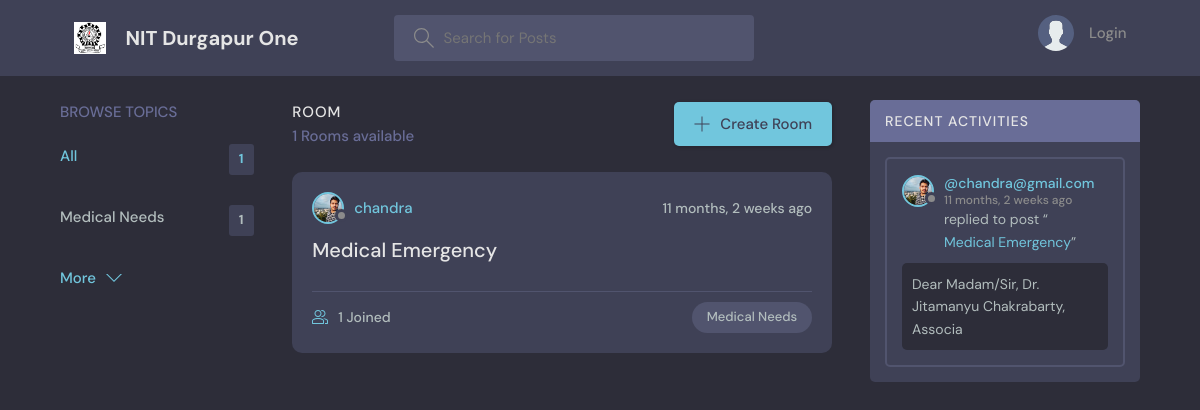
The page / on the database its author committed.
### base/models.py (models this page shows, shortened)
class Topic(models.Model):
    name = models.CharField(max_length=200)

class Room(models.Model):
    host = models.ForeignKey(User,on_delete=models.SET_NULL,null = True)
    topic = models.ForeignKey(Topic,on_delete=models.SET_NULL,null = True)
    name = models.CharField(max_length=200)
    description = models.TextField(null=True,blank=True)
    participants = models.ManyToManyField(User,related_name='participants',blank=True)
    updated = models.DateTimeField(auto_now = True)
    created = models.DateTimeField(auto_now_add = True)
    class Meta:
        ordering =['-updated','-created']
    def __str__(self):
        return self.name

class User(AbstractUser):
    name = models.CharField(max_length=200,null=True)
    email = models.EmailField(unique=True,null=True)
    bio = models.TextField(null=True)
    avatar = models.ImageField(null=True,default='avatar.svg')
    USERNAME_FIELD = 'email'
    REQUIRED_FIELDS = []

class Message(models.Model):
    user = models.ForeignKey(User,on_delete=models.CASCADE)
    room = models.ForeignKey(Room,on_delete=models.CASCADE)
    body = models.TextField()
    updated = models.DateTimeField(auto_now=True)
    created = models.DateTimeField(auto_now_add = True)
    class Meta:
        ordering =['-updated','-created']
    def __str__(self):
        return self.body[0:50]

### base/views.py (the view)
# urls.py: path('',views.home,name="home"),
def home(request):
    q = request.GET.get('q') if request.GET.get('q') != None else ''
    rooms = Room.objects.filter(
        Q(topic__name__icontains=q) |
        Q(name__icontains=q) |
        Q(description__icontains=q)
        )
    topics = Topic.objects.all()[0:5]
    room_count = rooms.count()
    room_messages = Message.objects.all().filter(Q(room__topic__name__icontains=q))
    context = {'rooms':rooms,'topics':topics,'room_count':room_count,'room_messages':room_messages}
    return render(request,'base/home.html',context)

### base/templates/base/home.html (shortened to what this page needs)
{% extends 'main.html' %}
{% block content %}
    <main class="layout layout--3">
      <div class="container">
        <div>
          {% include 'base/topics_component.html' %}
        </div>
        <div class="roomList">
          <div class="roomList__header">
            <div>
              <h2>Room</h2>
              <p>{{room_count}} Rooms available</p>
            </div>
            <a class="btn btn--main" href="{% url 'create-room' %}">
              <svg version="1.1" xmlns="http://www.w3.org/2000/svg" width="32" height="32" viewBox="0 0 32 32">
                <title>add</title>
                <path
                  d="M16.943 0.943h-1.885v14.115h-14.115v1.885h14.115v14.115h1.885v-14.115h14.115v-1.885h-14.115v-14.115z"
                ></path>
              </svg>
              Create Room
            </a>
          </div>
          {% include 'base/feed_component.html' %}
        </div>
        {% include 'base/activity_component.html' %}
      </div>
    </main>
{% endblock %}

### base/templates/base/topics_component.html
<div class="topics">
    <div class="topics__header">
      <h2>Browse Topics</h2>
    </div>
    <ul class="topics__list">
      <li>
        <a href="{% url 'home' %}" class="active">All <span>{{topics.count}}</span></a>
      </li>
      {% for topic in topics %}
      <li>
        <a href="{% url 'home' %}?q={{topic.name}}">{{topic.name}}<span>{{topic.room_set.all.count}}</span></a>
      </li>
      {% endfor %}
    </ul>
    <a class="btn btn--link" href="{% url 'topics' %}">
      More
      <svg version="1.1" xmlns="http://www.w3.org/2000/svg" width="32" height="32" viewBox="0 0 32 32">
        <title>chevron-down</title>
        <path d="M16 21l-13-13h-3l16 16 16-16h-3l-13 13z"></path>
      </svg>
    </a>
</div>

### base/templates/base/feed_component.html (shortened to what this page needs)
{% for room in rooms %}
<div class="roomListRoom">
    <div class="roomListRoom__header">
      <a href="{% url 'user-profile' room.host.id %}" class="roomListRoom__author">
        <div class="avatar avatar--small">
          <img src="{{room.host.avatar.url}}" />
        </div>
        <span>{{room.host.username}}</span>
      </a>
      <div class="roomListRoom__actions">
        <span>{{room.created|timesince}} ago</span>
      </div>
    </div>
    <div class="roomListRoom__content">
      <a href="{% url 'room' room.id %}">{{room.name}}</a>
    </div>
    <div class="roomListRoom__meta">
      <a href="{% url 'room' room.id %}" class="roomListRoom__joined">
        {{room.participants.all.count}} Joined
      </a>
      <p class="roomListRoom__topic">{{room.topic.name}}</p>
    </div>
</div>
{% endfor %}

### base/templates/base/activity_component.html (shortened to what this page needs)
<div class="activities">
    <div class="activities__header">
      <h2>Recent Activities</h2>
    </div>
    {% for message in room_messages %}
    <div class="activities__box">
      <div class="activities__boxHeader roomListRoom__header">
        <a href="{% url 'user-profile' message.user.id %}" class="roomListRoom__author">
          <div class="avatar avatar--small">
            <img src="{{message.user.avatar.url}}" />
          </div>
          <p>
            @{{message.user}}
            <span>{{message.created|timesince}} ago</span>
          </p>
        </a>
      </div>
      <div class="activities__boxContent">
    <p>replied to post “<a href="{% url 'room' message.room.id %}">{{message.room}}</a>”</p>
        <div class="activities__boxRoomContent">
          {{message}}
        </div>
      </div>
    </div>
    {% endfor %}
  </div>

### rows shown on the page
Topic: name "Medical Needs", room_set.all.count "1"
Room: host.avatar (picture), host.username "chandra", created "11 months, 2 weeks", name "Medical Emergency", participants.all.count "1", topic.name "Medical Needs"
Message: user.avatar (picture), user "chandra@gmail.com", created "11 months, 2 weeks", room "Medical Emergency", body "Dear Madam/Sir, Dr. Jitamanyu Chakrabarty, Associa"

### other values the page prints
{{ topics.count }} "1"
{{ room_count }} "1"
